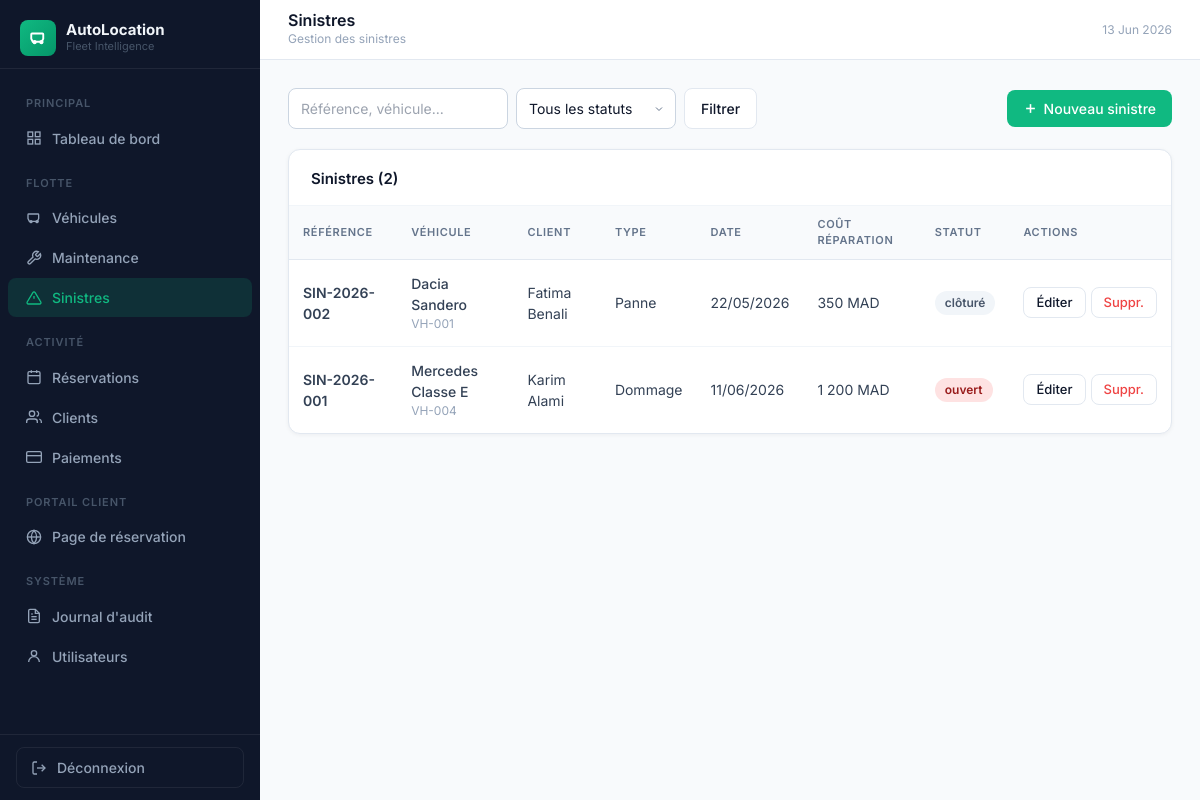
Screenshot of /?page=incidents (signed in) with the database file from the repository.
### tables this page shows
CREATE TABLE IF NOT EXISTS `sinistres` (
  `id`              INT AUTO_INCREMENT PRIMARY KEY,
  `reference`       VARCHAR(30)   NOT NULL UNIQUE,
  `reservation_id`  INT           DEFAULT NULL,
  `vehicle_id`      INT           NOT NULL,
  `client_id`       INT           DEFAULT NULL,
  `type`            ENUM('accident','dommage','vol','panne','autre') DEFAULT 'dommage',
  `description`     TEXT          DEFAULT NULL,
  `cout_reparation` DECIMAL(10,2) DEFAULT NULL,
  `prise_en_charge` ENUM('client','assurance','société') DEFAULT 'client',
  `date_sinistre`   DATE          DEFAULT NULL,
  `statut`          ENUM('ouvert','en cours','clôturé') DEFAULT 'ouvert',
  `created_at`      TIMESTAMP DEFAULT CURRENT_TIMESTAMP,
  FOREIGN KEY (`vehicle_id`)     REFERENCES `vehicles`(`id`),
  FOREIGN KEY (`reservation_id`) REFERENCES `reservations`(`id`) ON DELETE SET NULL,
  FOREIGN KEY (`client_id`)      REFERENCES `clients`(`id`) ON DELETE SET NULL
);

CREATE TABLE IF NOT EXISTS `vehicles` (
  `id`                    INT AUTO_INCREMENT PRIMARY KEY,
  `numero`                VARCHAR(50)  NOT NULL UNIQUE,
  `immatriculation`       VARCHAR(20)  DEFAULT NULL,
  `marque`                VARCHAR(100) DEFAULT NULL,
  `modele`                VARCHAR(100) DEFAULT NULL,
  `annee`                 INT          DEFAULT NULL,
  `couleur`               VARCHAR(50)  DEFAULT NULL,
  `nb_places`             INT          DEFAULT 5,
  `categorie`             ENUM('économique','berline','SUV','premium','utilitaire') DEFAULT 'berline',
  `kilometrage`           INT          DEFAULT 0,
  `statut`                ENUM('disponible','loué','maintenance','indisponible') DEFAULT 'disponible',
  `prix_jour`             DECIMAL(10,2) DEFAULT 0.00,
  `caution`               DECIMAL(10,2) DEFAULT 0.00,
  `carburant`             ENUM('essence','diesel','hybride','électrique') DEFAULT 'essence',
  `transmission`          ENUM('manuelle','automatique') DEFAULT 'manuelle',
  `description`           TEXT DEFAULT NULL,
  `image_url`             VARCHAR(500) DEFAULT NULL,
  `intervalle_vidange`    INT          DEFAULT 10000,
  `derniere_vidange_km`   INT          DEFAULT NULL,
  `date_derniere_vidange` DATE         DEFAULT NULL,
  `created_at`            TIMESTAMP DEFAULT CURRENT_TIMESTAMP
);

CREATE TABLE IF NOT EXISTS `clients` (
  `id`                INT AUTO_INCREMENT PRIMARY KEY,
  `nom`               VARCHAR(100) NOT NULL,
  `prenom`            VARCHAR(100) NOT NULL,
  `email`             VARCHAR(150) DEFAULT NULL,
  `telephone`         VARCHAR(20)  DEFAULT NULL,
  `adresse`           TEXT         DEFAULT NULL,
  `ville`             VARCHAR(100) DEFAULT NULL,
  `cin`               VARCHAR(30)  DEFAULT NULL UNIQUE,
  `permis_numero`     VARCHAR(50)  DEFAULT NULL,
  `permis_categorie`  VARCHAR(20)  DEFAULT 'B',
  `permis_expiration` DATE         DEFAULT NULL,
  `type_client`       ENUM('particulier','entreprise') DEFAULT 'particulier',
  `entreprise`        VARCHAR(150) DEFAULT NULL,
  `statut`            ENUM('actif','suspendu','liste_noire') DEFAULT 'actif',
  `notes`             TEXT         DEFAULT NULL,
  `created_at`        TIMESTAMP DEFAULT CURRENT_TIMESTAMP
);

### app/Core/Controller.php (called while the page is built, shortened)
<?php
abstract class Controller
{
    protected function view(string $template, array $viewData = []): void
    {
        extract($viewData);
        $tplFile = APP_PATH . '/views/' . $template . '.php';
        require $tplFile;
    }
    protected function query(string $key, mixed $default = ''): mixed
    {
        return $_GET[$key] ?? $default;
    }
}

### app/Controllers/IncidentController.php (called while the page is built, shortened)
<?php
class IncidentController extends Controller
{
    private Incident $incidentModel;
    public function __construct(\PDO $db)
    {
        $this->incidentModel = new Incident($db);
    }
    public function index(): void
    {
        $search = trim($this->query('search'));
        $statut = $this->query('statut');
        $page   = max(1, (int)$this->query('p', 1));
        $result = $this->incidentModel->paginatedList($search, $statut, 15, $page);
        $this->view('incidents/index', array_merge($result, compact('search', 'statut', 'flash')));
    }
}

### app/Core/Router.php (called while the page is built, shortened)
<?php
class Router
{
    private array $routes = [];
    public function add(string $method, string $page, string $controller, string $action): void
    {
        $this->routes[strtoupper($method)][$page] = [$controller, $action];
    }
    public function dispatch(\PDO $db): void
    {
        $page   = trim($_GET['page'] ?? '', '/');
        $method = strtoupper($_SERVER['REQUEST_METHOD']);
        $handler = $this->routes[$method][$page]
                ?? $this->routes['GET'][$page]
                ?? null;
        [$controllerClass, $action] = $handler;
        $controller = new $controllerClass($db);
        $controller->$action();
    }
}

### index.php (called while the page is built, shortened)
<?php
require_once __DIR__ . '/config/database.php';
spl_autoload_register(function (string $class): void {
    $file = APP_PATH . '/app/' . str_replace('\\', '/', substr($class, 4)) . '.php';
});
$db = (new Database())->getConnection();
$router = new App\Core\Router();
$router->dispatch($db);

### app/Core/Model.php (called while the page is built, shortened)
<?php
abstract class Model
{
    public function __construct(\PDO $db)
    {
        $this->db = $db;
    }
}

### app/Models/Incident.php (called while the page is built, shortened)
<?php
class Incident extends Model
{
    public function paginatedList(string $search, string $statut, int $perPage, int $page): array
    {
        $where  = ['1=1'];
        $params = [];
        $whereStr = implode(' AND ', $where);
        $cntStmt  = $this->db->prepare(
            "SELECT COUNT(*) FROM sinistres s JOIN vehicles v ON v.id = s.vehicle_id LEFT JOIN clients c ON c.id = s.client_id WHERE $whereStr"
        );
        $cntStmt->execute($params);
        $total  = (int)$cntStmt->fetchColumn();
        $pages  = max(1, (int)ceil($total / $perPage));
        $page   = max(1, min($page, $pages));
        $offset = ($page - 1) * $perPage;
        $stmt = $this->db->prepare(
            "SELECT s.*, v.numero, v.marque, v.modele, c.nom AS client_nom, c.prenom AS client_prenom
             FROM sinistres s
             JOIN vehicles v ON v.id = s.vehicle_id
             LEFT JOIN clients c ON c.id = s.client_id
             WHERE $whereStr
             ORDER BY s.id DESC
             LIMIT $perPage OFFSET $offset"
        );
        $stmt->execute($params);
        return ['rows' => $stmt->fetchAll(), 'total' => $total, 'per_page' => $perPage, 'page' => $page, 'pages' => $pages, 'offset' => $offset];
    }
}

### views/incidents/index.php (the view, shortened to what this page needs)
<div style="display:flex;justify-content:space-between;align-items:center;margin-bottom:20px;flex-wrap:wrap;gap:12px;">
  <form method="GET" action="<?= BASE_URL ?>/" style="display:flex;gap:8px;flex-wrap:wrap;">
    <input type="text" name="search" value="<?= h($search) ?>" placeholder="Référence, véhicule..." class="form-control" style="width:220px;">
    <select name="statut" class="form-control" style="width:160px;" onchange="this.form.submit()">
      <option value="">Tous les statuts</option>
    </select>
    <button type="submit" class="btn btn-outline">Filtrer</button>
  </form>
  <a href="<?= BASE_URL ?>/?page=incidents/add" class="btn btn-emerald">
    <svg width="15" height="15" fill="none" stroke="currentColor" stroke-width="2.5" viewBox="0 0 24 24"><line x1="12" y1="5" x2="12" y2="19"/><line x1="5" y1="12" x2="19" y2="12"/></svg>
    Nouveau sinistre
  </a>
</div>
<div class="card">
  <div class="card-header"><span class="card-title">Sinistres (<?= $total ?>)</span></div>
  <div style="overflow-x:auto;">
    <table class="data-table">
      <thead>
        <tr><th>Référence</th><th>Véhicule</th><th>Client</th><th>Type</th><th>Date</th><th>Coût réparation</th><th>Statut</th><th>Actions</th></tr>
      </thead>
      <tbody>
        <?php foreach ($rows as $r): ?>
        <tr>
          <td style="font-weight:600;"><?= h($r['reference']) ?></td>
          <td>
            <div style="font-weight:500;"><?= h(($r['marque']??'').' '.($r['modele']??'')) ?></div>
            <div style="font-size:12px;color:#94a3b8;"><?= h($r['numero']??'') ?></div>
          </td>
          <td><?= !empty($r['client_nom']) ? h(($r['client_prenom']??'').' '.$r['client_nom']) : '—' ?></td>
          <td><?= h(ucfirst($r['type'])) ?></td>
          <td><?= $r['date_sinistre'] ? date('d/m/Y', strtotime($r['date_sinistre'])) : '—' ?></td>
          <td><?= $r['cout_reparation'] ? number_format($r['cout_reparation'],0,',',' ').' MAD' : '—' ?></td>
          <td><?= status_badge($r['statut']) ?></td>
          <td>
            <div style="display:flex;gap:5px;">
              <a href="<?= BASE_URL ?>/?page=incidents/edit&id=<?= $r['id'] ?>" class="btn btn-outline btn-sm">Éditer</a>
              <a href="<?= BASE_URL ?>/?page=incidents/delete&id=<?= $r['id'] ?>" class="btn btn-outline btn-sm" onclick="return confirm('Supprimer ce sinistre ?')" style="color:#ef4444;">Suppr.</a>
            </div>
          </td>
        </tr>
        <?php endforeach; ?>
      </tbody>
    </table>
  </div>
</div>

### config/database.php (shortened to what this page needs)
<?php
function h(mixed $v): string { return htmlspecialchars((string)$v, ENT_QUOTES, 'UTF-8'); }
function status_badge(string $status): string {
    $map = [
        'disponible'  => 'badge-green',
        'loué'        => 'badge-blue',
        'maintenance' => 'badge-yellow',
        'indisponible'=> 'badge-red',
        'en attente'  => 'badge-yellow',
        'confirmée'   => 'badge-blue',
        'en cours'    => 'badge-green',
        'terminée'    => 'badge-gray',
        'annulée'     => 'badge-red',
        'actif'       => 'badge-green',
        'suspendu'    => 'badge-yellow',
        'liste_noire' => 'badge-red',
        'planifiée'   => 'badge-blue',
        'ouvert'      => 'badge-red',
        'clôturé'     => 'badge-gray',
    ];
    $cls = $map[$status] ?? 'badge-gray';
    return '<span class="badge ' . $cls . '">' . h($status) . '</span>';
}

### views/layouts/admin.php (style rules this page uses)
* { font-family: 'Inter', sans-serif; }
body { background: #f8fafc; }
.card { background:#fff; border-radius:12px; border:1px solid #e2e8f0; box-shadow:0 1px 4px rgba(15,23,42,.05); }
.card-header { padding:18px 22px 14px; border-bottom:1px solid #f1f5f9; display:flex; align-items:center; justify-content:space-between; }
.card-title { font-size:15px; font-weight:600; color:#0f172a; }
.badge { display:inline-flex; align-items:center; padding:3px 10px; border-radius:9999px; font-size:12px; font-weight:600; }
.badge-red { background:#fee2e2; color:#991b1b; }
.badge-gray { background:#f1f5f9; color:#475569; }
.btn { display:inline-flex; align-items:center; gap:6px; padding:8px 16px; border-radius:8px; font-size:14px; font-weight:500; cursor:pointer; text-decoration:none; border:none; transition:all .15s; }
.btn-emerald { background:#10b981; color:#fff; }
.btn-outline { background:#fff; color:#0f172a; border:1px solid #e2e8f0; }
.btn-sm { padding:5px 12px; font-size:13px; }
.data-table { width:100%; border-collapse:collapse; }
.data-table thead th { font-size:11px; font-weight:600; text-transform:uppercase; letter-spacing:.06em; color:#64748b; padding:10px 14px; text-align:left; background:#f8fafc; border-bottom:1px solid #e2e8f0; }
.data-table tbody td { padding:13px 14px; font-size:14px; color:#334155; border-bottom:1px solid #f1f5f9; }
.data-table tbody tr:last-child td { border-bottom:none; }
.form-control { width:100%; padding:9px 12px; border:1px solid #cbd5e1; border-radius:8px; font-size:14px; color:#0f172a; outline:none; transition:border .15s; background:#fff; }
select.form-control { appearance:none; background-repeat:no-repeat; background-position:right 10px center; padding-right:28px; }

### rows the page displays
sinistres: reference "SIN-2026-002", vehicle.modele "Dacia Sandero", vehicle.numero "VH-001", client.nom "Fatima Benali", type "Panne", date_sinistre "22/05/2026", cout_reparation "350", statut "clôturé"
sinistres: reference "SIN-2026-001", vehicle.modele "Mercedes Classe E", vehicle.numero "VH-004", client.nom "Karim Alami", type "Dommage", date_sinistre "11/06/2026", cout_reparation "1 200", statut "ouvert"

### other values shown
$pageTitle "Sinistres"
$pageBreadcrumb "Gestion des sinistres"
$total "2"
